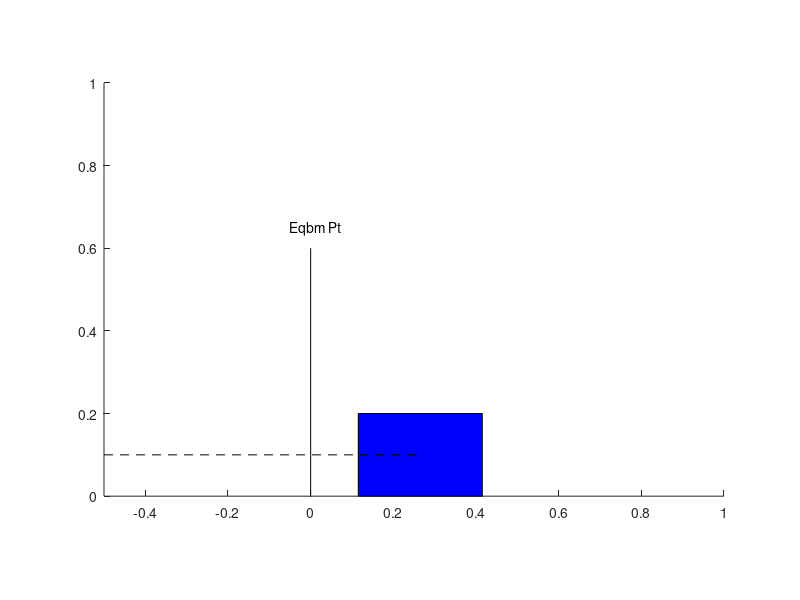

MATLAB code to generate this figure:
1;
pkg load control


##**************************************************************************
##*                OCTAVE PROGRAMMING (e-Yantra 2019-20)
##*                ====================================
##*  This software is intended to teach Octave Programming and Mathematical
##*  Modeling concepts
##*  Theme: Biped Patrol
##*  Filename: Mass_Spring_System.m
##*  Version: 1.0.0  
##*  Date: November 3, 2019
##*
##*  Team ID : 336
##*  Team Leader Name: Manish Michael Dsilva
##*  Team Member Name: Kimaya Hemant Desai, Pritam Anand Mane, Amogh Zare
##*
##*  
##*  Author: e-Yantra Project, Department of Computer Science
##*  and Engineering, Indian Institute of Technology Bombay.
##*  
##*  Software released under Creative Commons CC BY-NC-SA
##*
##*  For legal information refer to:
##*        http://creativecommons.org/licenses/by-nc-sa/4.0/legalcode 
##*     
##*
##*  This software is made available on an “AS IS WHERE IS BASIS”. 
##*  Licensee/end user indemnifies and will keep e-Yantra indemnified from
##*  any and all claim(s) that emanate from the use of the Software or 
##*  breach of the terms of this agreement.
##*  
##*  e-Yantra - An MHRD project under National Mission on Education using 
##*  ICT(NMEICT)
##*
##**************************************************************************


## Function : draw_mass_spring()
## ----------------------------------------------------
## Input:   y - State Vector. In case of mass spring system, the state variables
##              are the position x and the velocity x_dot
##
## Purpose: Takes the state vector as input. It draws the mass spring system in 
##          a 2D plot.
function draw_mass_spring(y)    
  l = 0.3; ## Length of rectangle
  b = 0.2; ## Breadth of rectangle
  
  x_pos = y(1);
  y_pos = 0;
  
  hold on;
  clf;
  axis equal;
  rectangle('Position',[x_pos-l/2,y_pos,l,b],'Curvature',0,'FaceColor',[0 0 1]);
  line ([0 0], [0 0.6], "linestyle", "-", "color", "k");
  line ([-0.5 x_pos], [(y_pos+b)/2 (y_pos+b)/2], "linestyle", "--", "color", "k");
  text(-0.05, 0.65, "Eqbm Pt")
  xlim([-0.5 1])
  ylim([0 1])
  drawnow
  hold off;
endfunction

## Function : mass_spring_dynamics()
## ----------------------------------------------------
## Input:   y - State Vector. In case of mass spring system, the state variables
##              are the position x and the velocity x_dot
##          m - Mass of Block
##          k - Spring Constant
##          u - Input to the system
##
## Output:  dy -  Derivative of State Vector. In case of mass spring system they 
##                will be the velocity x_dot and acceleration x_dot_dot
## Purpose: Calculates the value of the vector dy according to the equations which 
##          govern this system.
function dy = mass_spring_dynamics(y, m, k, u)
  dy(1,1) = y(2); # x2 = x1_dot
  dy(2,1) = (u/m) - (k*(y(1))/m);     #Fill second eqn
  #Second Equation: x2_dot = (F/m) - (k*x1/m)
endfunction

## Function : sim_mass_spring()
## ----------------------------------------------------
## Input:   m - Mass of Block
##          k - Spring Constant
##          y0 - Initial condition
##
## Output:  t - Timestep
##          y - Solution array
##          
## Purpose: This function demonstrates the behavior of mass spring system without 
##          any external input (u)
##          This integrates the system of differential equation from t0 = 0 to 
##          tf = 10 with initial condition y0
function [t,y] = sim_mass_spring(m, k, y0)
  tspan = 0:0.1:10;                ## Initialize time step
  u = 0;                           ## No input
  [t,y] = ode45(@(t,y)mass_spring_dynamics(y,m,k,u),tspan,y0); 
  ## Solving the differential equation;
  # verify this equation
endfunction

## Function : mass_spring_AB_matrix()
## ----------------------------------------------------
## Input:   m - Mass of Block
##          k - Spring Constant
##
## Output:  A - A matrix of system
##          B - B matrix of system
##          
## Purpose: Declare the A and B matrices in this function.
function [A,B] = mass_spring_AB_matrix(m, k)
  A = [0 1; (-k/m) 0];
  B = [0; (1/m)];
endfunction

## Function : pole_place_mass_spring()
## ----------------------------------------------------
## Input:   m - Mass of Block
##          k - Spring Constant
##          y_setpoint - Reference Point
##          y0 - Initial Condition
##
## Output:  t - Timestep
##          y - Solution array
##          
## Purpose: This function demonstrates the behavior of mass spring system with 
##          external input using the pole_placement controller
##          This integrates the system of differential equation from t0 = 0 to 
##          tf = 10 with initial condition y0 and input u = -Kx where K is
##          calculated using Pole Placement Technique.
function [t,y] = pole_place_mass_spring(m, k, y_setpoint, y0)
  [A,B] = mass_spring_AB_matrix(m, k);  ## Initialize A and B matrix 
  eigs = [-5;-6];                    ## Initialise desired eigenvalues
  K = place(A,B,eigs);                ## Calculate K matrix for desired eigenvalues
  
  tspan = 0:0.1:10;                   ## Initialise time step 
  [t,y] = ode45(@(t,y)mass_spring_dynamics(y,m,k,-K*(y-y_setpoint)),tspan,y0);
endfunction

## Function : lqr_mass_spring()
## ----------------------------------------------------
## Input:   m - Mass of Block
##          k - Spring Constant
##          y_setpoint - Reference Point
##          y0 - Initial Condition
##
## Output:  t - Timestep
##          y - Solution array
##          
## Purpose: This function demonstrates the behavior of mass spring system with 
##          external input using the LQR controller
##          This integrates the system of differential equation from t0 = 0 to 
##          tf = 10 with initial condition y0 and input u = -Kx where K is
##          calculated using LQR
function [t,y] = lqr_mass_spring(m, k, y_setpoint, y0)
  [A,B] = mass_spring_AB_matrix(m, k);  ## Initialize A and B matrix 
  Q = [5 0 ; 0 5 ];                  ## Initialise desired eigenvalues
  R = 1;               ## Calculate K matrix for desired eigenvalues
  K = lqr(A,B,Q,R);
  tspan = 0:0.1:10;                   ## Initialise time step 
  [t,y] = ode45(@(t,y)mass_spring_dynamics(y, m, k,-K*(y-y_setpoint)),tspan,y0);
endfunction

## Function : mass_spring_main()
## ----------------------------------------------------
## Purpose: Used for testing out the various controllers by calling their 
##          respective functions. Constant parameters like mass m, spring
##          constant k are defined here.
function mass_spring_main()
  m = 0.2;
  k = 0.8;
  y0 = [-0.2; 0];
  y_setpoint = [0.4; 0];
  
  ##[t,y] = sim_mass_spring(m,k, y0);      ## Test mass spring system with no input
  ##[t,y] = pole_place_mass_spring(m, k, y_setpoint, y0); ## Test system with Pole Placement controller
  [t,y] = lqr_mass_spring(m, k, y_setpoint, y0);  ## Test system with LQR controller
  for k = 1:length(t)
    draw_mass_spring(y(k, :));  
  endfor
endfunction
mass_spring_main() #remove this
